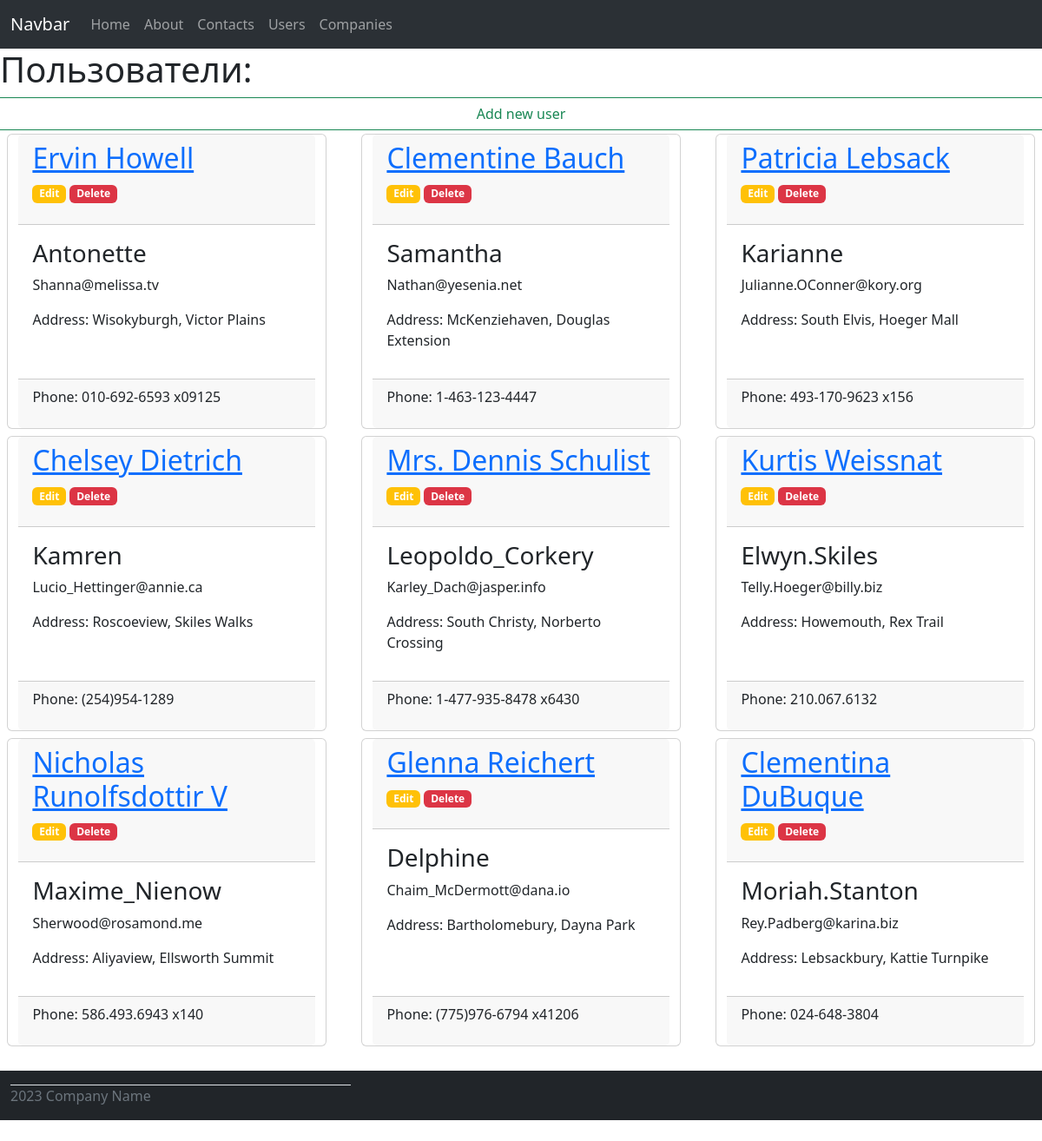
Screenshot of /users-list with the database file from the repository.
### models.py (models this page shows)
class User(db.Model):
    id = db.Column(db.Integer, primary_key=True)
    name = db.Column(db.String(80), index=True)
    username = db.Column(db.String(80), index=True, unique=True)
    email = db.Column(db.String(255), index=True, unique=True)
    street = db.Column(db.String(255))
    city = db.Column(db.String(255), index=True)
    phone = db.Column(db.String(255))
    company_id = db.Column(db.Integer, db.ForeignKey('company.id'))

### routes.py (the view)
@app.route('/users-list')
def users_list():
  users = User.query.all()  # выгружаем все компании из БД
  return render_template('users-list.html', title='Пользователи', users=users)

### templates/users-list.html
{% extends 'base.html' %}
{% block content %}
    <h1>Пользователи:</h1>
    <div class="row justify-content-around">
        <a href="{{ url_for('add_user') }}" class="btn btn-outline-success">Add new user</a>
        {% for user in users %}
            <div class="card my-1 mx-1" style="width: 30%">
                <div class="card-header">
                    <a href="users/{{ user.id }}" target="_blank"><h2>{{ user.name }}</h2></a>
                    <p><span class="badge text-bg-warning"><a style="text-decoration: none; color: white;" href="">Edit</a></span>
                        <span class="badge text-bg-danger"><a style="text-decoration: none; color: white;" href="/users/delete/{{ user.id }}">Delete</a></span>
                    </p>
                </div>
                <div class="card-body">
                    <h3>{{ user.username }}</h3>
                    <p>{{ user.email }}</p>
                    <p>Address: {{ user.city }}, {{ user.street }}</p>
                </div>
                <div class="card-footer">
                    <p>Phone: {{ user.phone }}</p>
                </div>
            </div>
        {% endfor %}
    </div>
{% endblock %}

### static/style.css (style rules this page uses)
.row { display: flex; flex-direction: row; flex-wrap: wrap; }

### rows the page displays
User: name "Ervin Howell", username "Antonette", email "Shanna@melissa.tv", city "Wisokyburgh", street "Victor Plains", phone "010-692-6593 x09125"
User: name "Clementine Bauch", username "Samantha", email "Nathan@yesenia.net", city "McKenziehaven", street "Douglas Extension", phone "1-463-123-4447"
User: name "Patricia Lebsack", username "Karianne", email "Julianne.OConner@kory.org", city "South Elvis", street "Hoeger Mall", phone "493-170-9623 x156"
User: name "Chelsey Dietrich", username "Kamren", email "Lucio_Hettinger@annie.ca", city "Roscoeview", street "Skiles Walks", phone "(254)954-1289"
User: name "Mrs. Dennis Schulist", username "Leopoldo_Corkery", email "Karley_Dach@jasper.info", city "South Christy", street "Norberto Crossing", phone "1-477-935-8478 x6430"
User: name "Kurtis Weissnat", username "Elwyn.Skiles", email "Telly.Hoeger@billy.biz", city "Howemouth", street "Rex Trail", phone "210.067.6132"
User: name "Nicholas Runolfsdottir V", username "Maxime_Nienow", email "Sherwood@rosamond.me", city "Aliyaview", street "Ellsworth Summit", phone "586.493.6943 x140"
User: name "Glenna Reichert", username "Delphine", email "Chaim_McDermott@dana.io", city "Bartholomebury", street "Dayna Park", phone "(775)976-6794 x41206"
User: name "Clementina DuBuque", username "Moriah.Stanton", email "Rey.Padberg@karina.biz", city "Lebsackbury", street "Kattie Turnpike", phone "024-648-3804"
